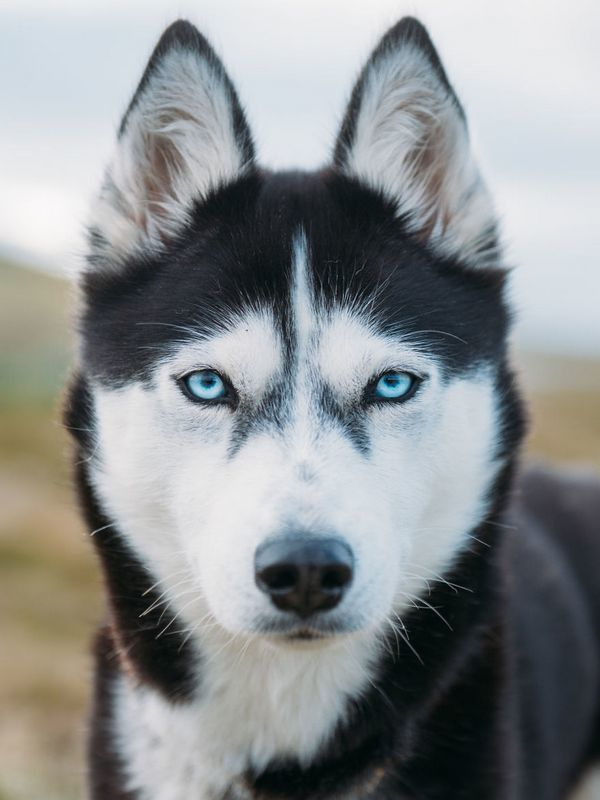
#> input picture Project/code/Husky.png, 600 x 800 px
$ python Inpainting.py
#> lines starting #> are read from the running program, lines starting #| are printed output that depends on the picture
import numpy as np
import matplotlib.pyplot as plt
import matplotlib.colors as colors


def noise(im, p):
    inds_pixels = np.arange(0, im.size, 3)


class Image:

    def __init__(self, fn=None, im=None, resolution=None):
        self._fn = fn
        self._im = np.array(im) if im is not None else None
        self._resolution = tuple(list(resolution)) if resolution is not None else None

    def read_im(self, fn=None):
        if fn is not None:
            self._fn = fn
        self._im = colors.rgb_to_hsv(plt.imread(self._fn))
#> self._im: shape (800, 600, 3) float32; mean of channels 0, 1, 2 0.483, 0.151, 0.583
        self._resolution = self._im.shape
#> self._resolution = (800, 600, 3)
        self._im = self._im.ravel()

    def im_arr(self):
        return self._im.copy()

    def im_mp(self):
        return self._im.reshape(*self._resolution)

    def show_im(self, show_immediately=False, create_figure=False, subplot=None):
        if create_figure:
            plt.figure()
        elif subplot is not None:
            if isinstance(subplot, int):
                plt.subplot(subplot)
            elif isinstance(subplot, tuple):
                plt.subplot(*subplot)
        _im_mp = self.im_mp()
        _im_mp = np.where(_im_mp == -1, 0, _im_mp)
        _im_mp = colors.hsv_to_rgb(_im_mp)
        plt.imshow(_im_mp)
        plt.axis(False)
        if show_immediately:
            plt.show()

    def noise_random(self, p):
        inds_pixels = np.arange(0, self._im.size, self._resolution[-1])
        rand = np.random.rand(inds_pixels.size)
        im_noised = np.zeros_like(self._im)
        for i in range(self._resolution[-1]):
            im_noised[inds_pixels+i] = np.where(rand < p, -1, self._im[inds_pixels+i])
        return Image(im=im_noised, resolution=self._resolution)

    def noise_rect(self, i, j, height, width):
        im_noised = self.im_mp().copy()
        i_left, i_right, j_left, j_right = self.get_borders(i, j, height, width)
        im_noised[i_left:i_right, j_left:j_right, :] = -1
        return Image(im=im_noised.ravel(), resolution=self._resolution)

    def noise_random_rects(self, height, width, num=10):
#> called with height = 10, width = 10, num = 10
        im_noised = self.im_mp().copy()
        for _ in range(num):
            i, j = np.random.randint(0, self._resolution[0], 1)[0], np.random.randint(0, self._resolution[1], 1)[0]
            i_left, i_right, j_left, j_right = self.get_borders(i, j, height, width)
            im_noised[i_left:i_right, j_left:j_right, :] = -1
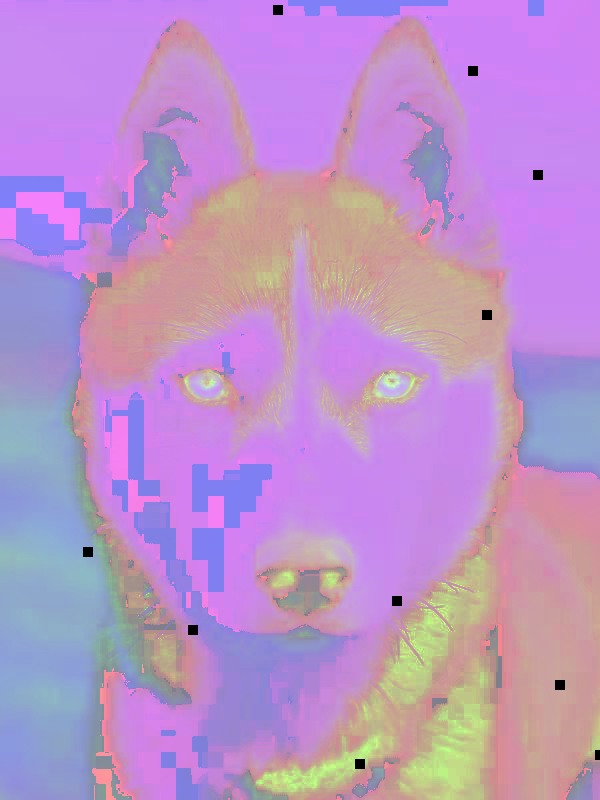
#> im_noised: shape (800, 600, 3) float32; mean of channels 0, 1, 2 0.48, 0.148, 0.58; drawn with min black and max white
        return Image(im=im_noised.ravel(), resolution=self._resolution)

    def get_patch(self, i, j, h):
        i_left, i_right, j_left, j_right = self.get_borders(i, j, h, h)
        im_patch = self.im_mp()[i_left:i_right, j_left:j_right]
        return Image(im=im_patch.ravel(), resolution=im_patch.shape)

    def get_borders(self, i, j, height, width):
        i_left = np.maximum(i - (height // 2 if height % 2 != 0 else height // 2 - 1), 0)
        i_right = np.minimum(i + height // 2 + 1, self._resolution[0])
        j_left = np.maximum(j - (width // 2 if width % 2 != 0 else width // 2 - 1), 0)
        j_right = np.minimum(j + width // 2 + 1, self._resolution[1])
        return i_left, i_right, j_left, j_right

    def get_center_height_width(self, i_left, i_right, j_left, j_right):
        height = i_right - i_left
        width = j_right - j_left
        i_center = i_left + (height // 2 if height % 2 != 0 else height // 2 - 1)
        j_center = j_left + (width // 2 if width % 2 != 0 else width // 2 - 1)
        if 0 <= i_center < self._resolution[0] and 0 <= j_center < self._resolution[1]:
            return i_center, j_center, height, width
        raise IndexError('Center was out of the image!')

    def get_patches(self, h, step=None):
        if step is None:
            step = h
        patches = []
        for i_left in range(0, self._resolution[0], step):
            for j_left in range(0, self._resolution[1], step):
                i, j, width, height = self.get_center_height_width(i_left, i_left+step, j_left, j_left+step)
                patches.append(self.get_patch(i, j, h))
        return patches

    def get_noised_patches(self, h, step=None):
        npatches = []
        for patch in self.get_patches(h, step):
            if -1 in patch.im_arr():
                npatches.append(patch)
        return npatches

    def get_dict(self, h, step=None):
        dpatches = []
        for patch in self.get_patches(h, step):
            if -1 not in patch.im_arr():
                dpatches.append(patch)
        return dpatches


if __name__ == '__main__':
    img = Image('Husky.png')
    img.read_im()
    img.show_im(create_figure=True)

    img_noised = img.noise_random_rects(10, 10, 10)
    img_noised.show_im(create_figure=True)

    img_patch = img.get_patch(399, 299, 200)
    img_patch.show_im(create_figure=True)
#> call 3 of show_im, with show_immediately = False, create_figure = True
#> in show_im (call 3), `_im_mp = colors.hsv_to_rgb(_im_mp)`:
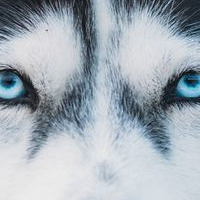
#> _im_mp: shape (200, 200, 3) float32; mean R, G, B 0.641, 0.68, 0.714

    plt.figure()
    count = 1
    for patch in img.get_patches(200):
        patch.show_im(subplot=(4, 3, count))
        count += 1

    plt.figure()
    count = 1
    for patch in img_noised.get_noised_patches(200):
        patch.show_im(subplot=(4, 3, count))
        count += 1
#> this loop made 9 passes
#> after the loop, count = 10

    plt.figure()
    count = 1
    for patch in img_noised.get_dict(200):
#> in get_patch (call 32), `i_left, i_right, j_left, j_right = self.get_borders(i, j, h, h)`: i_left = 400; i_right = 600; j_left = 0; j_right = 200
#> in get_patch (call 32), `im_patch = self.im_mp()[i_left:i_right, j_left:j_right]`:
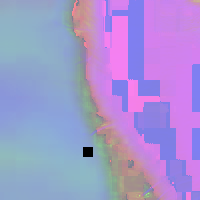
#> im_patch: shape (200, 200, 3) float32; mean of channels 0, 1, 2 0.297, 0.173, 0.637; drawn with min black and max white
#> in get_patch (call 33), `i_left, i_right, j_left, j_right = self.get_borders(i, j, h, h)`: i_left = 400; i_right = 600; j_left = 200; j_right = 400
#> in get_patch (call 33), `im_patch = self.im_mp()[i_left:i_right, j_left:j_right]`:
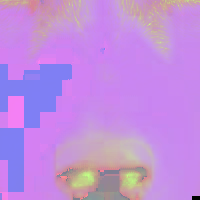
#> im_patch: shape (200, 200, 3) float32; mean of channels 0, 1, 2 0.524, 0.112, 0.743; drawn with min black and max white
#> in get_patch (call 34), `i_left, i_right, j_left, j_right = self.get_borders(i, j, h, h)`: i_right = 600; j_left = 400; j_right = 600
#> in get_patch (call 34), `im_patch = self.im_mp()[i_left:i_right, j_left:j_right]`:
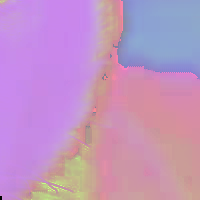
#> im_patch: shape (200, 200, 3) float32; mean of channels 0, 1, 2 0.524, 0.163, 0.522; drawn with min black and max white
#> in get_patch (call 35), `i_left, i_right, j_left, j_right = self.get_borders(i, j, h, h)`: i_right = 800; j_left = 0; j_right = 200
#> in get_patch (call 35), `im_patch = self.im_mp()[i_left:i_right, j_left:j_right]`:
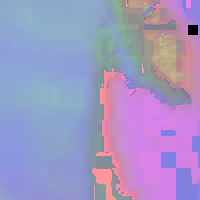
#> im_patch: shape (200, 200, 3) float32; mean of channels 0, 1, 2 0.26, 0.181, 0.533; drawn with min black and max white
        patch.show_im(subplot=(4, 3, count))
        count += 1
#> this loop made 3 passes
#> after the loop, count = 4

    plt.show()
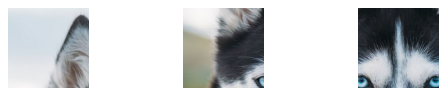
#> figure drawn by matplotlib, 3 panels
